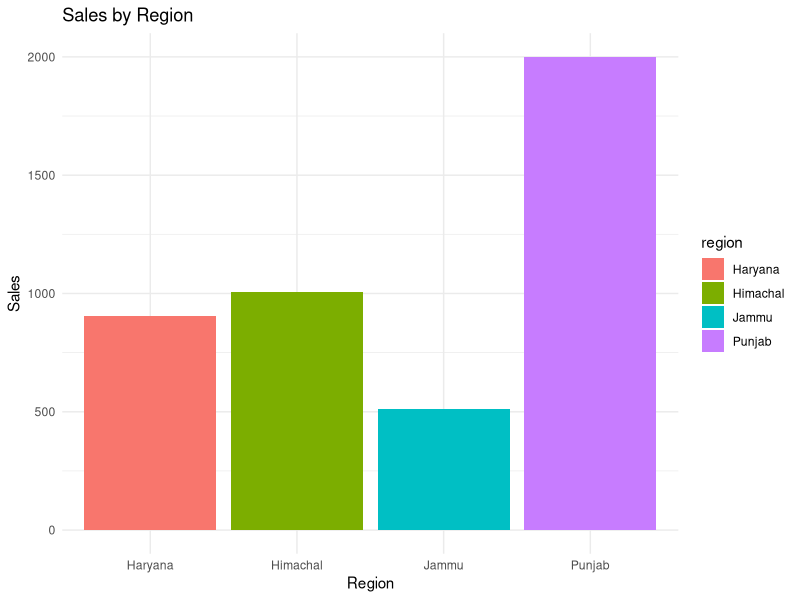
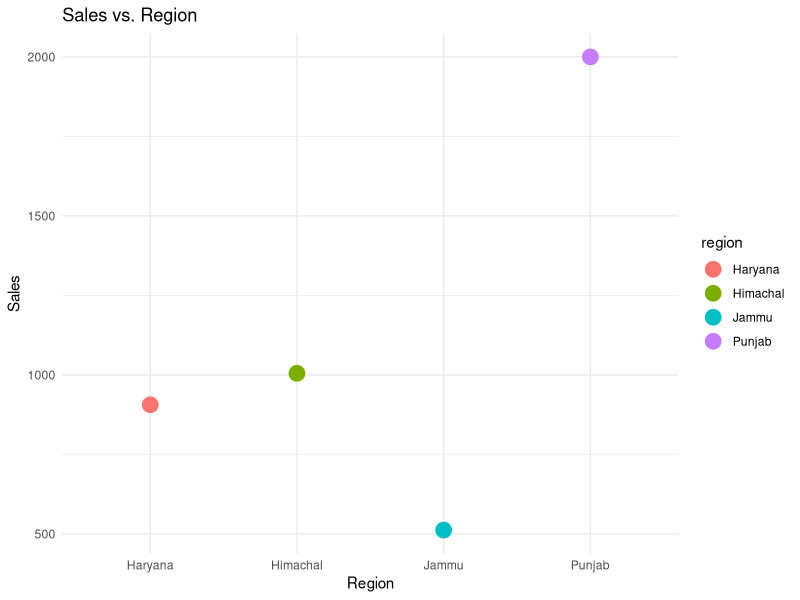

R code for these plots, in order:

library(ggplot2)

df <- read.csv("Data.csv")

head(df)

ggplot(df, aes(x = region, y = sales, fill = region)) +
  geom_bar(stat = "identity") +
  labs(title = "Sales by Region", x = "Region", y = "Sales") +
  theme_minimal()

ggplot(df, aes(x = region, y = sales, color = region)) +
  geom_point(size = 5) +
  labs(title = "Sales vs. Region", x = "Region", y = "Sales") +
  theme_minimal()
